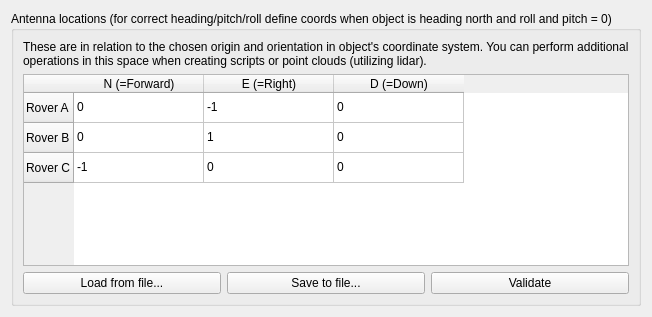
             <widget class="QWidget" name="tab_Settings_LOSolver">
              <property name="autoFillBackground">
               <bool>true</bool>
              </property>
              <attribute name="title">
               <string>Location/orientation solver</string>
              </attribute>
              <layout class="QVBoxLayout" name="verticalLayout_24">
               <item>
                <widget class="QGroupBox" name="groupBox_AntennaLocations">
                 <property name="title">
                  <string>Antenna locations (for correct heading/pitch/roll define coords when object is heading north and roll and pitch = 0)</string>
                 </property>
                 <layout class="QVBoxLayout" name="verticalLayout_23">
                  <item>
                   <widget class="QLabel" name="label_AntennaLocationsDescription">
                    <property name="text">
                     <string>&lt;html&gt;&lt;head/&gt;&lt;body&gt;&lt;p&gt;These are in relation to the chosen origin and orientation in object's coordinate system. You can perform additional operations in this space when creating scripts or point clouds (utilizing lidar).&lt;/p&gt;&lt;/body&gt;&lt;/html&gt;</string>
                    </property>
                    <property name="wordWrap">
                     <bool>true</bool>
                    </property>
                   </widget>
                  </item>
                  <item>
                   <widget class="QTableWidget" name="tableWidget_AntennaLocations_LOSolver">
                    <property name="sizePolicy">
                     <sizepolicy hsizetype="Expanding" vsizetype="Expanding">
                      <horstretch>0</horstretch>
                      <verstretch>0</verstretch>
                     </sizepolicy>
                    </property>
                    <property name="alternatingRowColors">
                     <bool>false</bool>
                    </property>
                    <property name="wordWrap">
                     <bool>false</bool>
                    </property>
                    <property name="cornerButtonEnabled">
                     <bool>true</bool>
                    </property>
                    <property name="rowCount">
                     <number>3</number>
                    </property>
                    <property name="columnCount">
                     <number>3</number>
                    </property>
                    <attribute name="horizontalHeaderCascadingSectionResizes">
                     <bool>false</bool>
                    </attribute>
                    <attribute name="horizontalHeaderDefaultSectionSize">
                     <number>130</number>
                    </attribute>
                    <attribute name="horizontalHeaderStretchLastSection">
                     <bool>false</bool>
                    </attribute>
                    <attribute name="verticalHeaderCascadingSectionResizes">
                     <bool>false</bool>
                    </attribute>
                    <row>
                     <property name="text">
                      <string>Rover A</string>
                     </property>
                    </row>
                    <row>
                     <property name="text">
                      <string>Rover B</string>
                     </property>
                    </row>
                    <row>
                     <property name="text">
                      <string>Rover C</string>
                     </property>
                    </row>
                    <column>
                     <property name="text">
                      <string>N (=Forward)</string>
                     </property>
                    </column>
                    <column>
                     <property name="text">
                      <string>E (=Right)</string>
                     </property>
                    </column>
                    <column>
                     <property name="text">
                      <string>D (=Down)</string>
                     </property>
                    </column>
                    <item row="0" column="0">
                     <property name="text">
                      <string>0</string>
                     </property>
                    </item>
                    <item row="0" column="1">
                     <property name="text">
                      <string>-1</string>
                     </property>
                    </item>
                    <item row="0" column="2">
                     <property name="text">
                      <string>0</string>
                     </property>
                    </item>
                    <item row="1" column="0">
                     <property name="text">
                      <string>0</string>
                     </property>
                    </item>
                    <item row="1" column="1">
                     <property name="text">
                      <string>1</string>
                     </property>
                    </item>
                    <item row="1" column="2">
                     <property name="text">
                      <string>0</string>
                     </property>
                    </item>
                    <item row="2" column="0">
                     <property name="text">
                      <string>-1</string>
                     </property>
                    </item>
                    <item row="2" column="1">
                     <property name="text">
                      <string>0</string>
                     </property>
                    </item>
                    <item row="2" column="2">
                     <property name="text">
                      <string>0</string>
                     </property>
                    </item>
                   </widget>
                  </item>
                  <item>
                   <layout class="QHBoxLayout" name="horizontalLayout_LOSolver_AntennaLocations_LoadSaveValidate">
                    <item>
                     <widget class="QPushButton" name="pushButton_LoadAntennaLocations">
                      <property name="text">
                       <string>Load from file...</string>
                      </property>
                     </widget>
                    </item>
                    <item>
                     <widget class="QPushButton" name="pushButton_SaveAntennaLocations">
                      <property name="text">
                       <string>Save to file...</string>
                      </property>
                     </widget>
                    </item>
                    <item>
                     <widget class="QPushButton" name="pushButton_ValidateAntennaLocations">
                      <property name="text">
                       <string>Validate</string>
                      </property>
                     </widget>
                    </item>
                   </layout>
                  </item>
                 </layout>
                </widget>
               </item>
              </layout>
             </widget>
